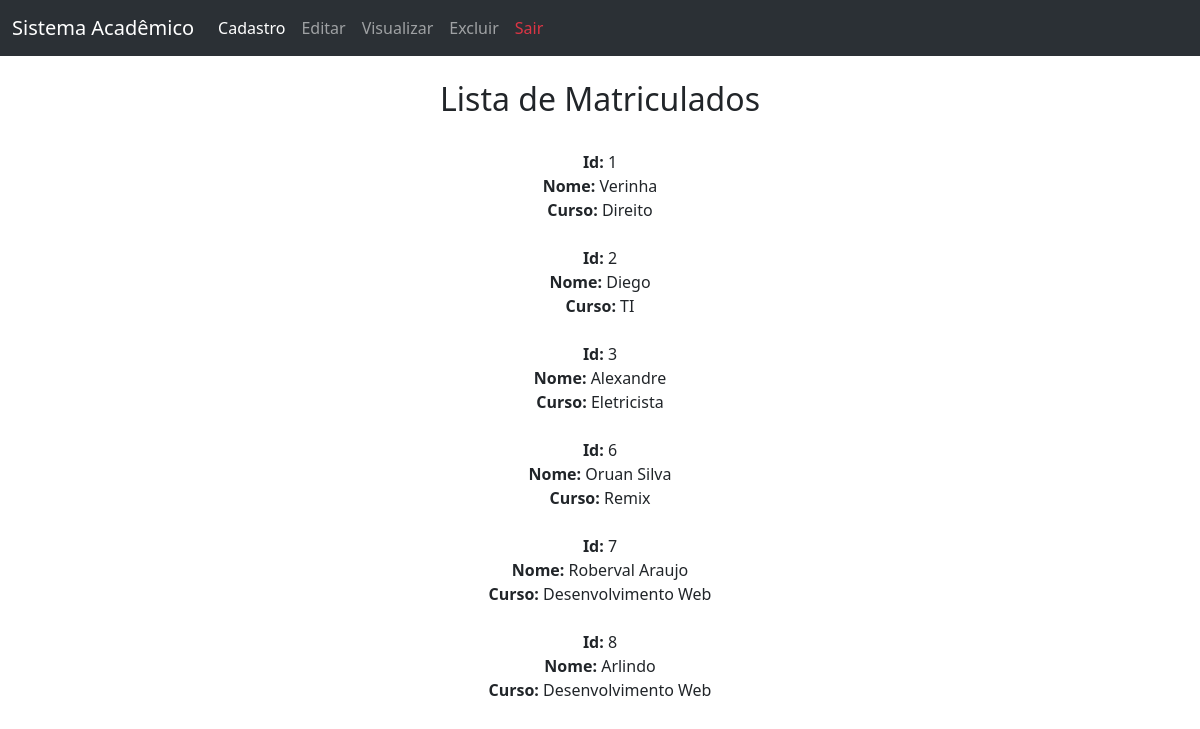
Screenshot of /lendoDados.php with the database file from the repository.
### tables this page shows
CREATE TABLE `matricula` (
  `idMatricula` int(11) NOT NULL,
  `nome` varchar(150) NOT NULL,
  `curso` varchar(150) NOT NULL
);

### lendoDados.php (the view, shortened to what this page needs)
<!DOCTYPE html>
<html lang="en">
<head>
    <link href="https://cdn.jsdelivr.net/npm/bootstrap@5.3.6/dist/css/bootstrap.min.css" rel="stylesheet">
</head>
<body>
    <nav class="navbar navbar-expand-lg bg-body-tertiary" data-bs-theme="dark">
        <div class="container-fluid">
            <a class="navbar-brand" href="index.php">Sistema Acadêmico</a>
            <div class="collapse navbar-collapse" id="navbarNav">
                <ul class="navbar-nav">
                    <li class="nav-item">
                        <a class="nav-link active" aria-current="page" href="cadastro.php">Cadastro</a>
                    </li>
                    <li class="nav-item">
                        <a class="nav-link" href="atualizar.php">Editar</a>
                    </li>
                    <li class="nav-item">
                        <a class="nav-link" href="lendoDados.php">Visualizar</a>
                    </li>
                    <li class="nav-item">
                        <a class="nav-link" href="apagar.php">Excluir</a>
                    </li>
                    <li class="nav-item">
                        <a class="nav-link text-danger" href="logout.php">Sair</a>
                    </li>
                </ul>
            </div>
        </div>
    </nav>
</body>
</html>
<div class="container text-center"><br>
    <h2>Lista de Matriculados</h2><br>
    <?php
    require("conexao.php");
    $consulta = "SELECT * FROM matricula";
    $matricula = mysqli_query($conexao, $consulta);
    while ($array = mysqli_fetch_array($matricula)) {
        echo
        "<b> Id: </b>"    . $array["idMatricula"] . "<br>" .
            "<b> Nome: </b>"  . $array["nome"]        . "<br>" .
            "<b> Curso: </b>" . $array["curso"]       . "<br><br>";
    }
    ?>
</div>

### rows the page displays
matricula: idMatricula "1", nome "Verinha", curso "Direito"
matricula: idMatricula "2", nome "Diego", curso "TI"
matricula: idMatricula "3", nome "Alexandre", curso "Eletricista"
matricula: idMatricula "6", nome "Oruan Silva", curso "Remix"
matricula: idMatricula "7", nome "Roberval Araujo", curso "Desenvolvimento Web"
matricula: idMatricula "8", nome "Arlindo", curso "Desenvolvimento Web"
